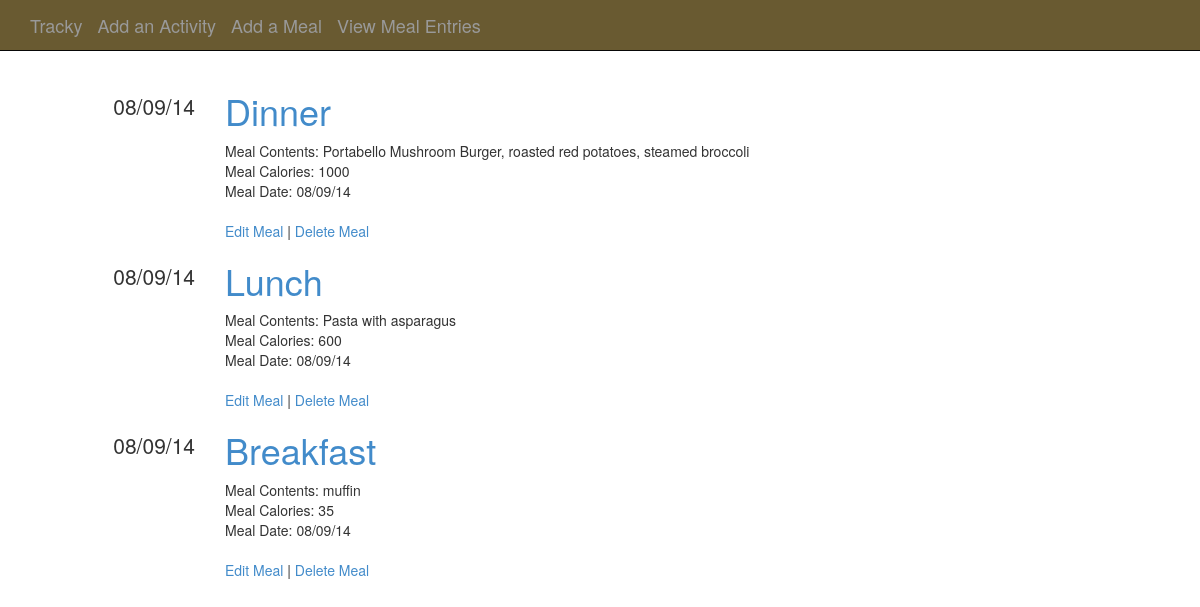
The app's page /meals, older data.
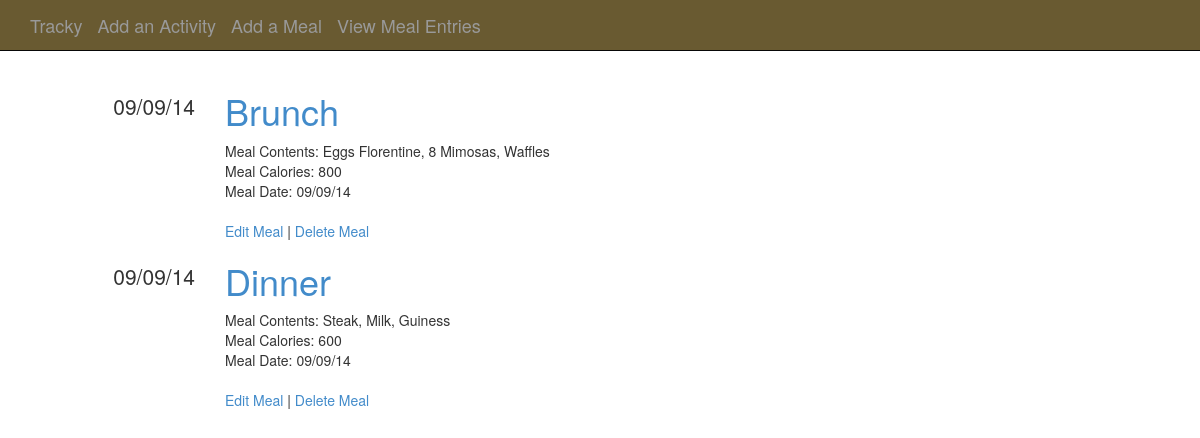
The same page, newer data.
### tracky/models.py (models this page shows)
class Meal(Base):
    __tablename__ = 'meal'
    meal_id = Column(Integer, Sequence('meal_id_sequence'), primary_key=True)
    meal = Column(String(1024))
    contents = Column(String(1024))
    calories = Column(Integer)
    entry_date = Column(DateTime, default=datetime.datetime.now)

### tracky/views.py (the view)
@app.route("/meals")
def meals():
    meals = session.query(Meal)
    meals = meals.order_by(Meal.entry_date.desc()).limit(5)
    meals = meals.all()
    return render_template("meals.html",
                           meals=meals
    )

### tracky/filters.py (called while the page is built)
@app.template_filter()
def dateformat(date, format):
    if not date:
        return None
    return date.strftime(format)

### tracky/templates/meals.html
{% extends "base.html" %}
{% import "macros.html" as macros %}
{% block content %}
{% for meal in meals %}
{{ macros.render_meal(meal) }}
{% endfor %}
{% endblock %}

### tracky/templates/base.html (shortened to what this page needs)
<!DOCTYPE html>
<html lang="en">
    <head>
        <link rel="stylesheet" href="{{ url_for('static', filename='css/main.css') }}">
         <link rel="stylesheet" href="{{ url_for('static', filename='css/base.css') }}">
    </head>
    <body>
        <div class="navbar navbar-inverse navbar-static-top" role="navigation">
            <div class="container">
                <div class="navbar-header">
                    <a class="navbar-brand" href="{{ url_for('entries') }}">Tracky</a>
                    <a class="navbar-brand" href="{{ url_for('add_activity') }}">Add an Activity</a>
                    <a class="navbar-brand" href="{{ url_for('add_meal') }}">Add a Meal</a>
                    <a class="navbar-brand" href="{{ url_for('meals') }}">View Meal Entries</a>
                </div>
                <div class="collapse navbar-collapse">
                </div>
            </div>
        </div>
        <div class="container">
            {% block content %}{% endblock %}
        </div>
    </body>
</html>

### tracky/templates/macros.html (shortened to what this page needs)
{% macro render_meal(meal) %}
<div class="row">
    <div class="col-md-2 text-right metadata">
        <ul class="list-unstyled">
            <li>
                {{ meal.entry_date | dateformat('%d/%m/%y') }}
            </li>
        </ul>
    </div>
    <div class="col-md-10">
        <h1>
             <a href="{{ url_for('view_meal', meal_id = meal.meal_id) }}"> {{ meal.meal }}</a>
        </h1>
                Meal Contents: {{ meal.contents }} <br>
                Meal Calories: {{ meal.calories }} <br>
                Meal Date: {{ meal.entry_date | dateformat('%d/%m/%y') }} <br><br>
                <a href="{{ url_for('edit_meal', meal_id = meal.meal_id) }}"> Edit Meal</a> |
                <a href="{{ url_for('delete_meal', meal_id = meal.meal_id) }}"> Delete Meal</a>
    </div>
</div>
{% endmacro %}

### tracky/static/css/main.css (style rules this page uses)
div.metadata { margin-top: 20px; font-size: 1.5em; }
div.navbar { text-align: center; }

Row changes from the older to the newer data that the page shows:
removed Meal: entry_date "08/09/14", meal "Dinner", contents "Portabello Mushroom Burger, roasted red potatoes, steamed broccoli", calories "1000"
removed Meal: entry_date "08/09/14", meal "Breakfast", contents "muffin", calories "35"
changed Meal: entry_date "08/09/14" → "09/09/14"; meal "Lunch" → "Brunch"; contents "Pasta with asparagus" → "Eggs Florentine, 8 Mimosas, Waffles"; calories "600" → "800"
added Meal: entry_date "09/09/14", meal "Dinner", contents "Steak, Milk, Guiness", calories "600"
